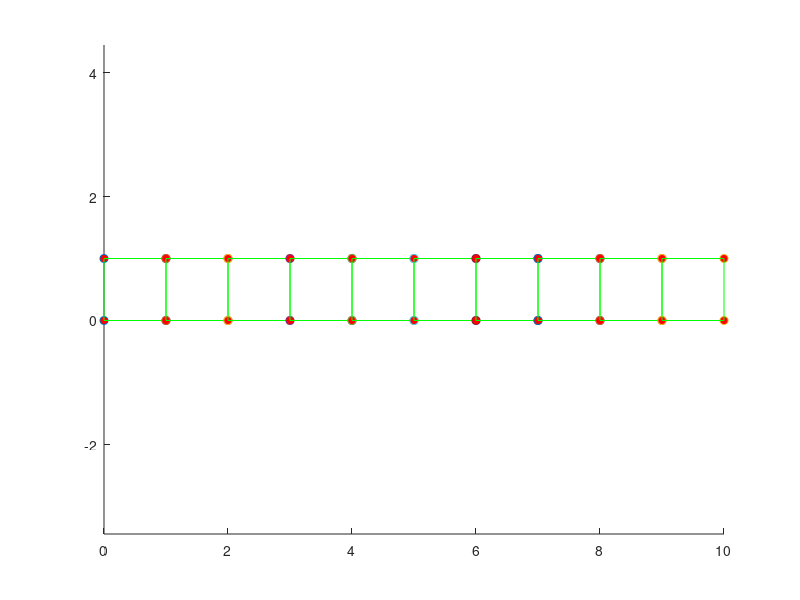
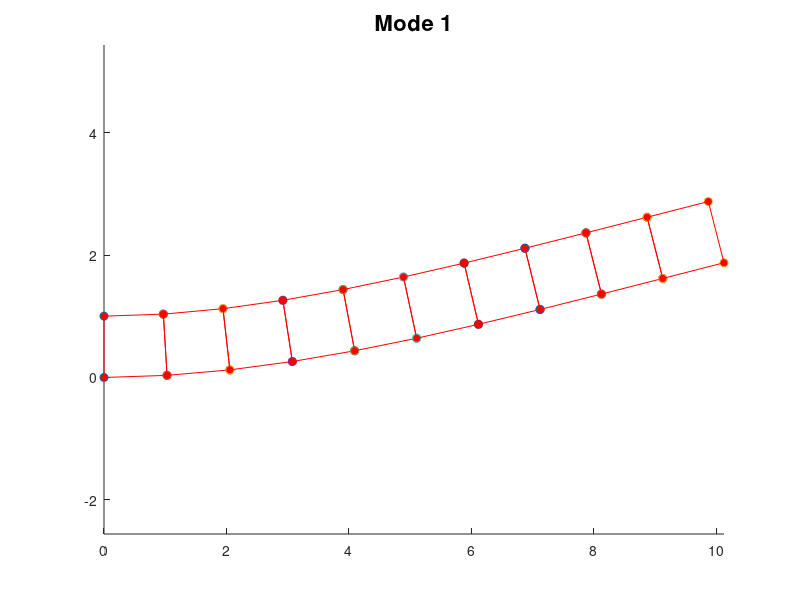
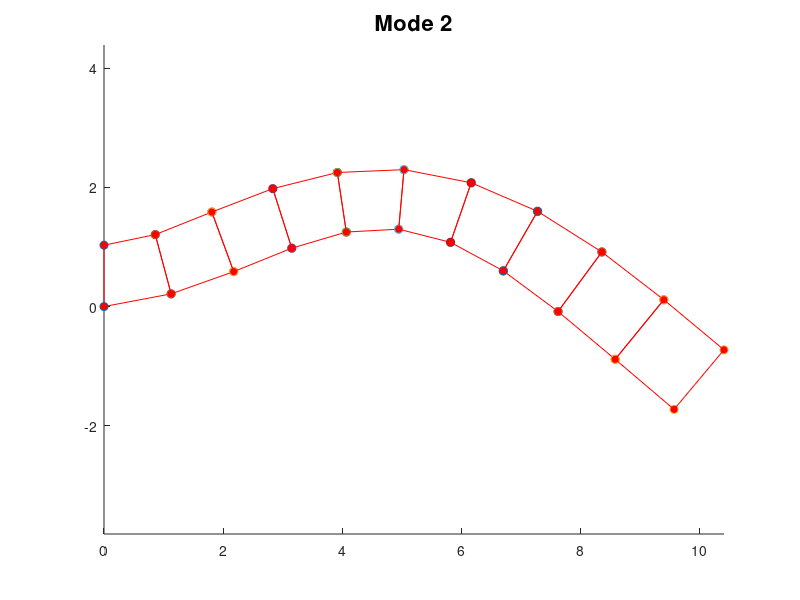
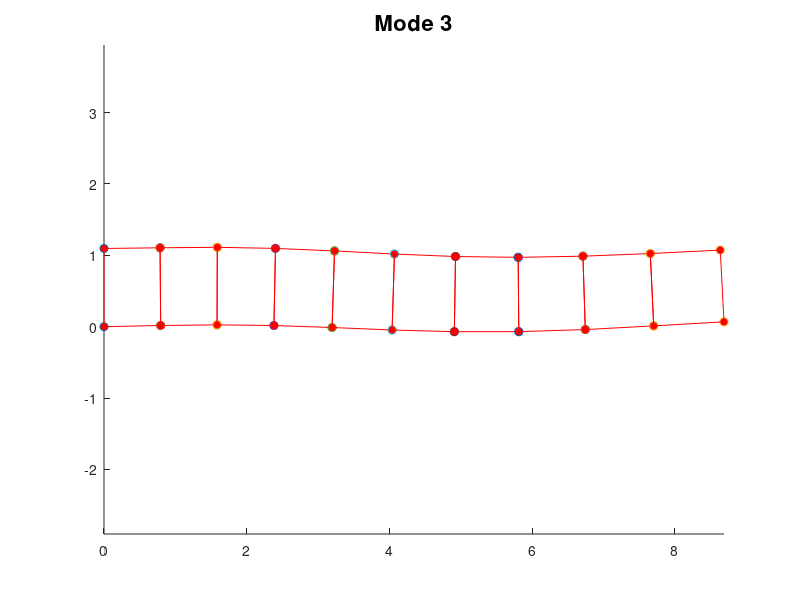

The MATLAB script that drew these images, in order:
function FEM_2Dor3D_modeshapes
%
%          Example 2D and 3D Dynamic Linear elastic FEM code
%          Plots first 4 vibration modes for an elastic solid.

%        Variables read from input file;
%        nprops              No. material parameters
%        materialprops(i)    List of material parameters
%        ncoord              No. spatial coords (2 for 2D, 3 for 3D)
%        ndof                No. degrees of freedom per node (2 for 2D, 3 for 3D)
%                            (here ndof=ncoord, but the program allows them to be different
%                            to allow extension to plate & beam elements with C^1 continuity)
%        nnode               No. nodes
%        coords(i,j)         ith coord of jth node, for i=1..ncoord; j=1..nnode
%        nelem               No. elements
%        maxnodes            Max no. nodes on any one element (used for array dimensioning)
%        nelnodes(i)         No. nodes on the ith element
%        elident(i)          An integer identifier for the ith element.  Not used
%                            in this code but could be used to switch on reduced integration,
%                            etc.
%        connect(i,j)        List of nodes on the jth element
%        nfix                Total no. prescribed displacements
%        fixnodes(i,j)       List of prescribed displacements at nodes
%                            fixnodes(1,j) Node number
%                            fixnodes(2,j) Displacement component number (1, 2 or 3)
%                            fixnodes(3,j) Value of the displacement
%        ndload              Total no. element faces subjected to tractions
%        dloads(i,j)         List of element tractions
%                            dloads(1,j) Element number
%                            dloads(2,j) face number
%                            dloads(3,j), dloads(4,j), dloads(5,j) Components of traction
%                            (assumed uniform) 
%
%  To run the program you first need to set up an input file, as described in 
%  the lecture notes.  Then change the fopen command below to point to the file.
%  Also change the fopen command in the post-processing step (near the bottom of the
%  program) to point to a suitable output file.  Then execute the file in
%  the usual fashion (e.g. hit the green arrow at the top of the MATLAB
%  editor window)
% 
%
% ==================== Read data from the input file ===========================
%
%
% YOU NEED TO CHANGE THE PATH & FILE NAME TO POINT TO YOUR INPUT FILE
%
infile=fopen('Linear_elastic_dynamic_beam.txt','r');

[nprops,materialprops,ncoord,ndof,nnode,coords,nelem,maxnodes,connect,nelnodes,elident,nfix,fixnodes,ndload,dloads] = read_input_file(infile);

fclose(infile);

% Plot the initial mesh as a check
close all
figure
plotmesh(coords,ncoord,nnode,connect,nelem,elident,nelnodes,'g');

%
%============================ MAIN FEM ANALYSIS PROCEDURE ========================
%
%   dofs        Nodal displacements.  Let u_i^a be ith displacement component
%               at jth node.  Then dofs contain (u_1^1, u_2^1, u_1^2, u_2^2....) for 2D
%               and (u_1^1, u_2^1, u_3^1, u_1^2, u_2^2, u_3^2....) for 3D
%
%   K           Global stiffness matrix.  Stored as (K_1111 K_1112  K_1121  K_1122...
%                                                    K_1211 K_1212  K_1221  K_1222...
%                                                    K_2111 K_2112  K_2121  K_2122...)
%               for 2D problem and similarly for 3D problem
%   r           Force vector.  Currently only includes contribution from tractions
%               acting on element faces (i.e. body forces are neglected)
%
  dofs = zeros(ndof*nnode,1);  
  
  lumpedmass = true;
  
  M = globalmass(ncoord,ndof,nnode,coords, ...
                 nelem,maxnodes,elident,lumpedmass,nelnodes,connect,materialprops);
  
  K = globalstiffness(ncoord,ndof,nnode,coords,nelem,maxnodes,elident,nelnodes,connect,materialprops,dofs);

  F = globaltraction(ncoord,ndof,nnode,ndload,coords,nelnodes,elident,connect,dloads,dofs);

%
%  Fix constrained nodes. 

  for n = 1: nfix
     rw = ndof*(fixnodes(1,n)-1) + fixnodes(2,n);
     for cl = 1 : ndof*nnode
        K(rw,cl) = 0;
        K(cl,rw) = 0.;
        M(rw,cl) = 0.;
        M(cl,rw) = 0.;
     end
     M(rw,rw) = 1.;
     F(rw) = fixnodes(3,n);
  end
 %
 %  Set up matrices to do modal dynamics
 %
 rootM = sqrtm(M);
 inverserootM = inv(rootM);

 H = inverserootM*(K*inverserootM);

 
 [Q,Lambda,QQ] = svd(H);

 % 
 % Sort eigenvalues into order
 %
 for i =1:ndof*nnode elist(i) = Lambda(i,i); end
 elist = sort(elist);
 %
 % Can specify which (non rigid body) mode to extract below
 %
 for mode = 1:4 
 %
   for i = 1 : nnode*ndof
     if ((Lambda(i,i) - elist(mode+3*(ndof-1)))^2 < 0.00000001) 
       mn = i;
     end
   end

   for i = 1 : nnode*ndof
     r(i,1) = Q(i,mn);
   end 

   u = inverserootM*r;
 
   scale = 3.;
   for i = 1 : nnode
     for j = 1 : ndof
       defcoords(j,i) = coords(j,i) + scale*u(ndof*(i-1)+j);
     end
   end
  figure
  plotmesh(defcoords,ncoord,nnode,connect,nelem,elident,nelnodes,'r')
  titstr = ['Mode ' int2str(mode)];
  title({titstr},'FontSize',16);
 end
end 

%================= Material Stiffness ==================================
%
%    Computes elasticity tensor C_{ijkl} = shear modulus and Poissons ratio
%    Currently coded either for plane strain, plane stress or general 3D.
%
function C = materialstiffness(ndof,ncoord,strain,materialprops)

   mu = materialprops(1);
   nu = materialprops(2);
   
   C = zeros(ndof,ncoord,ndof,ncoord);
   
   if (ncoord == 2)   

%  planestrain = 0 => plane stress, planestrain = 1 => plane strain
   planestrain = materialprops(3);
 
     for i = 1:2
       for j = 1:2
         for k = 1:2
           for l = 1:2
             if (planestrain==1) 
               if (i==j && k==l)
                   C(i,j,k,l) = C(i,j,k,l)+2*mu*nu/(1-2*nu);
               end
             else
               if (i==j && k==l)
                   C(i,j,k,l) = C(i,j,k,l)+2*mu*nu/(1-nu);
               end
             end
             if (i==l && k==j)
                 C(i,j,k,l) = C(i,j,k,l)+mu;
             end
             if (i==k && j==l)
                 C(i,j,k,l) = C(i,j,k,l)+mu;
             end
           end
         end
       end
     end
     
   elseif (ncoord == 3) 

     for i = 1:3 
       for j = 1:3
         for k = 1:3
           for l = 1:3
             if (i==j && k==l)
                 C(i,j,k,l)=C(i,j,k,l) + 2.*mu*nu/(1.-2.*nu);
             end
             if (i==k && j==l)
                 C(i,j,k,l)=C(i,j,k,l) + mu;
             end
             if (i==l && j==k)
                 C(i,j,k,l)=C(i,j,k,l) + mu;
             end
            end
          end
        end
      end
    end

end
%=========================== Mass density =======================

function rho = massdensity(materialprops)

rho = materialprops(3);

end

%================= Material Stress ==================================
%
%   Computes stress sigma_{ij} given strain epsilon_{ij}
%
function stress = materialstress(ndof,ncoord,strain,materialprops)

   C = materialstiffness(ndof,ncoord,strain,materialprops);
   stress = zeros(ndof,ncoord);
   for i = 1 : ndof
     for j = 1 : ncoord
        for k = 1 : ndof
          for l = 1: ncoord
            stress(i,j) = stress(i,j) + C(i,j,k,l)*strain(k,l);
          end
        end
     end
   end
  end
%
%====================== No. integration points =============================
%
%   Defines the number of integration points:be used for
%   each element type
%
function n = numberofintegrationpoints(ncoord,nelnodes,elident)
  
   if (ncoord == 1) 
     n = nelnodes;   
   elseif (ncoord == 2) 
     if (nelnodes == 3)
         n = 1;
     end
     if (nelnodes == 6)
         n = 3;
     end
     if (nelnodes == 4)
         n = 4;
     end
     if (nelnodes == 8)
         n = 9;
     end
   elseif (ncoord == 3) 
     if (nelnodes == 4)
         n = 1 ;
     end
     if (nelnodes == 10)
         n = 4;
     end
     if (nelnodes == 8)
         n = 8;
     end
     if (nelnodes == 20)
         n = 27;
     end
   end
end
%
%====================== No. integration points  for mass matrices =====================
%

function n = numberofintegrationpointsmass(ncoord,nelnodes,elident)
  
   if (ncoord == 1) 
     n = nelnodes;   
   elseif (ncoord == 2) 
     if (nelnodes == 3)
         n = 4;
     end
     if (nelnodes == 6)
         n = 7;
     end
     if (nelnodes == 4)
         n = 4;
     end
     if (nelnodes == 8)
         n = 9;
     end
   elseif (ncoord == 3) 
     if (nelnodes == 4)
         n = 4 ;
     end
     if (nelnodes == 10)
         n = 5;
     end
     if (nelnodes == 8)
         n = 27;
     end
     if (nelnodes == 20)
         n = 27;
     end
   end
end   
%
%====================== INTEGRATION POINTS ==================================
%
%   Defines positions of integration points
%
function xi = integrationpoints(ncoord,nelnodes,npoints,elident)

   xi = zeros(ncoord,npoints);
%
%  1D elements
%
   if (ncoord == 1) 
     if (npoints==1) 
       xi(1,1) = 0.;
     elseif (npoints == 2) 
       xi(1,1) = -0.5773502692;
       xi(1,2) = -xi(1,1);
     elseif (npoints == 3) 
       xi(1,1) = -0.7745966692;
       xi(1,2) = 0.0;
       xi(1,3) = -xi(1,1);
     end
%
%  2D elements
%
   elseif (ncoord == 2) 
%
%    Triangular element
%
     if ( nelnodes == 3 || nelnodes == 6 ) 
       if (npoints == 1) 
         xi(1,1) = 1./3.;
         xi(2,1) = 1./3.;
       elseif (npoints == 3) 
         xi(1,1) = 0.6;
         xi(2,1) = 0.2;
         xi(1,2) = 0.2;
         xi(2,2) = 0.6;
         xi(1,3) = 0.2;
         xi(2,3) = 0.2;
       elseif (npoints == 4) 
         xi(1,1) = 1./3.;
         xi(2,1) = 1./3.;
         xi(1,2) = 0.6;
         xi(2,2) = 0.2;
         xi(1,3) = 0.2;
         xi(2,3) = 0.6;
         xi(1,4) = 0.2;
         xi(2,4) = 0.2;
       elseif (npoints == 7)
         xi(1,1) = 1./3.0;
  	     xi(2,1) = xi(1,1);
	     xi(1,2) = 0.0597158717;
	     xi(2,2) = 0.4701420641;
         xi(1,3) = xi(2,2);
	     xi(2,3) = xi(1,2);
	     xi(1,4) = xi(2,2);
	     xi(2,4) = xi(2,2);
	     xi(1,5) = 0.7974269853;
	     xi(2,5) = 0.1012865073;
	   	 xi(1,6) = xi(2,5);
	     xi(2,6) = xi(1,5);
	     xi(1,7) = xi(2,5);
	     xi(2,7) = xi(2,5);
       end
%
%    Rectangular element
%                  
     elseif ( nelnodes==4 || nelnodes==8 ) 

       if (npoints == 1) 
         xi(1,1) = 0.;
         xi(2,1) = 0.;
       elseif (npoints == 4) 
         xi(1,1) = -0.5773502692;
         xi(2,1) = xi(1,1);
         xi(1,2) = -xi(1,1);
         xi(2,2) = xi(1,1);
         xi(1,3) = xi(1,1);
         xi(2,3) = -xi(1,1);
         xi(1,4) = -xi(1,1);
         xi(2,4) = -xi(1,1);
       elseif (npoints == 9) 
         xi(1,1) = -0.7745966692;
         xi(2,1) = xi(1,1);
         xi(1,2) = 0.0;
         xi(2,2) = xi(1,1);
         xi(1,3) = -xi(1,1);
         xi(2,3) = xi(1,1);
         xi(1,4) = xi(1,1);
         xi(2,4) = 0.0;
         xi(1,5) = 0.0;
         xi(2,5) = 0.0;
         xi(1,6) = -xi(1,1);
         xi(2,6) = 0.0;
         xi(1,7) = xi(1,1);
         xi(2,7) = -xi(1,1);
         xi(1,8) = 0.;
         xi(2,8) = -xi(1,1);
         xi(1,9) = -xi(1,1);
         xi(2,9) = -xi(1,1);
       end
     end
%
%   3D elements
%
   elseif (ncoord == 3) 
%
%  3D elements
%
     if (nelnodes == 4 || nelnodes==10 ) 
       if (npoints == 1) 
         xi(1,1) = 0.25;
         xi(2,1) = 0.25;
         xi(3,1) = 0.25;
       elseif (npoints == 4) 
         xi(1,1) = 0.58541020;
         xi(2,1) = 0.13819660;
         xi(3,1) = xi(2,1);
         xi(1,2) = xi(2,1);
         xi(2,2) = xi(1,1);
         xi(3,2) = xi(2,1);
         xi(1,3) = xi(2,1);
         xi(2,3) = xi(2,1);
         xi(3,3) = xi(1,1);
         xi(1,4) = xi(2,1);
         xi(2,4) = xi(2,1);
         xi(3,4) = xi(2,1);
        elseif (npoints == 5)
         xi(1,1) = 0.25;
         xi(2,1) = 0.25;
         xi(3,1) = 0.25;
         xi(1,2) = 0.5;
         xi(2,2) = 1./6.;
         xi(3,2) = 1./6.;
         xi(1,3) = 1./6.;
         xi(2,3) = 0.5;
         xi(3,3) = 1./6.;
         xi(1,4) = 1./6.;
         xi(2,4) = 1./6.;
         xi(3,4) = 0.5;
         xi(1,5) = 1./6.;
         xi(2,5) = 1./6.;
         xi(3,5) = 1./6.;
       end
     elseif ( nelnodes==8 || nelnodes==20 ) 
       if (npoints == 1) 
         xi(1,1) = 0.;
         xi(2,1) = 0.;
         xi(3,1) = 0.;
       elseif (npoints == 8) 
         x1D = [-0.5773502692,0.5773502692];
         for k = 1:2
           for j = 1:2 
             for i = 1:2
               n = 4*(k-1) + 2*(j-1) + i;
               xi(1,n) = x1D(i);
               xi(2,n) = x1D(j);
               xi(3,n) = x1D(k);
             end
           end
         end
       elseif (npoints == 27) 
         x1D = [-0.7745966692,0.,0.7745966692];
         for k = 1:3
           for j = 1:3
             for i = 1:3
               n = 9*(k-1) + 3*(j-1) + i;
               xi(1,n) = x1D(i);
               xi(2,n) = x1D(j);
               xi(3,n) = x1D(k);
             end
           end
         end
       end
     end
   end
end

%
%================= INTEGRATION WEIGHTS ==================================
%
%   Defines integration weights w_i
%
function w = integrationweights(ncoord,nelnodes,npoints,elident)

   w = zeros(npoints,1);

%
%  1D elements
%
   if (ncoord == 1) 
     if (npoints == 1)
       w(1) = 2.;
     elseif (npoints == 2) 
       w = [1.,1.];
     elseif (npoints == 3) 
       w = [0.555555555,0.888888888,0.555555555];
     end
%
%  2D elements
%
   elseif (ncoord == 2) 
%
%    Triangular element
%
     if ( nelnodes == 3 || nelnodes == 6 ) 
       if (npoints == 1) 
         w(1) = 0.5;
       elseif (npoints == 3) 
         w(1) = 1./6.;
         w(2) = 1./6.;
         w(3) = 1./6.;
       elseif (npoints == 4) 
         w = [-27./96.,25./96.,25/96.,25/96.];
       end
%
%    Rectangular element
%                  
     elseif ( nelnodes==4 || nelnodes==8 ) 

       if (npoints == 1) 
         w(1) = 4.;
       elseif (npoints == 4) 
         w = [1.,1.,1.,1.];
       elseif (npoints == 9 ) 
         w1D = [0.555555555,0.888888888,0.55555555555];
         for j = 1:3
           for i = 1:3
             n = 3*(j-1)+i;
             w(n) = w1D(i)*w1D(j);
           end
         end    
       end
     end 

   elseif (ncoord == 3) 
%
%  3D elements
%
     if (nelnodes == 4 || nelnodes==10 ) 
       if (npoints == 1) 
         w(1) = 1./6.;
       elseif (npoints == 4) 
         w = [1./24.,1./24.,1./24.,1./24.];
       end
     elseif ( nelnodes==8 || nelnodes==20 ) 
       if (npoints == 1) 
         w(1) = 8.;
       elseif (npoints == 8) 
         w = [1.,1.,1.,1.,1.,1.,1.,1.];
       elseif (npoints == 27) 
         w1D = [0.555555555,0.888888888,0.55555555555];
         for k = 1:3
           for j = 1:3
             for i = 1:3
               n = 9*(k-1)+3*(j-1)+i;
               w(n) = w1D(i)*w1D(j)*w1D(k);
             end
           end    
         end
       end
     end
   end
end

%
%================= SHAPE FUNCTIONS ==================================
%
%        Calculates shape functions for various element types
%
function N = shapefunctions(nelnodes,ncoord,elident,xi)
 

   N = zeros(nelnodes,1);
%
%  1D elements
%
  if (ncoord == 1) 
    if (nelnodes==2) 
      N(1) = 0.5*(1.+xi(1));
      N(2) = 0.5*(1.-xi(1));
    elseif (nelnodes == 3) 
      N(1) = -0.5*xi(1)*(1.-xi(1));
      N(2) =  0.5*xi(1)*(1.+xi(1));
      N(3) = (1.-xi(1))*(1.+xi(1));
    end
%
%  2D elements
%
   elseif (ncoord == 2) 
%
%    Triangular element
%
     if ( nelnodes == 3 ) 
       N(1) = xi(1);
       N(2) = xi(2);
       N(3) = 1.-xi(1)-xi(2);               
     elseif ( nelnodes == 6 ) 
       xi3 = 1.-xi(1)-xi(2);
       N(1) = (2.*xi(1)-1.)*xi(1);
       N(2) = (2.*xi(2)-1.)*xi(2);
       N(3) = (2.*xi3-1.)*xi3;
       N(4) = 4.*xi(1)*xi(2);
       N(5) = 4.*xi(2)*xi3;
       N(6) = 4.*xi3*xi(1);
%
%    Rectangular element
%                  
     elseif ( nelnodes == 4 ) 
       N(1) = 0.25*(1.-xi(1))*(1.-xi(2));
       N(2) = 0.25*(1.+xi(1))*(1.-xi(2));
       N(3) = 0.25*(1.+xi(1))*(1.+xi(2));
       N(4) = 0.25*(1.-xi(1))*(1.+xi(2));
     elseif (nelnodes == 8) 
       N(1) = -0.25*(1.-xi(1))*(1.-xi(2))*(1.+xi(1)+xi(2));
       N(2) = 0.25*(1.+xi(1))*(1.-xi(2))*(xi(1)-xi(2)-1.);
       N(3) = 0.25*(1.+xi(1))*(1.+xi(2))*(xi(1)+xi(2)-1.);
       N(4) = 0.25*(1.-xi(1))*(1.+xi(2))*(xi(2)-xi(1)-1.);
       N(5) = 0.5*(1.-xi(1)*xi(1))*(1.-xi(2));
       N(6) = 0.5*(1.+xi(1))*(1.-xi(2)*xi(2));
       N(7) = 0.5*(1.-xi(1)*xi(1))*(1.+xi(2));
       N(8) = 0.5*(1.-xi(1))*(1.-xi(2)*xi(2));
     end
%
   elseif (ncoord==3) 

     if (nelnodes == 4) 
       N(1) = xi(1);
       N(2) = xi(2);
       N(3) = xi(3);
       N(4) = 1.-xi(1)-xi(2)-xi(3);
     elseif (nelnodes == 10) 
       xi4 = 1.-xi(1)-xi(2)-xi(3);
       N(1) = (2.*xi(1)-1.)*xi(1);
       N(2) = (2.*xi(2)-1.)*xi(2);
       N(3) = (2.*xi(3)-1.)*xi(3);
       N(4) = (2.*xi4-1.)*xi4;
       N(5) = 4.*xi(1)*xi(2);
       N(6) = 4.*xi(2)*xi(3);
       N(7) = 4.*xi(3)*xi(1);
       N(8) = 4.*xi(1)*xi4;
       N(9) = 4.*xi(2)*xi4;
       N(10) = 4.*xi(3)*xi4;
     elseif (nelnodes == 8) 
       N(1) = (1.-xi(1))*(1.-xi(2))*(1.-xi(3))/8.;
       N(2) = (1.+xi(1))*(1.-xi(2))*(1.-xi(3))/8.;
       N(3) = (1.+xi(1))*(1.+xi(2))*(1.-xi(3))/8.;
       N(4) = (1.-xi(1))*(1.+xi(2))*(1.-xi(3))/8.;
       N(5) = (1.-xi(1))*(1.-xi(2))*(1.+xi(3))/8.;
       N(6) = (1.+xi(1))*(1.-xi(2))*(1.+xi(3))/8.;
       N(7) = (1.+xi(1))*(1.+xi(2))*(1.+xi(3))/8.;
       N(8) = (1.-xi(1))*(1.+xi(2))*(1.+xi(3))/8.;
     elseif (nelnodes == 20) 
       N(1) = (1.-xi(1))*(1.-xi(2))*(1.-xi(3))*(-xi(1)-xi(2)-xi(3)-2.)/8.;
       N(2) = (1.+xi(1))*(1.-xi(2))*(1.-xi(3))*(xi(1)-xi(2)-xi(3)-2.)/8.;
       N(3) = (1.+xi(1))*(1.+xi(2))*(1.-xi(3))*(xi(1)+xi(2)-xi(3)-2.)/8.;
       N(4) = (1.-xi(1))*(1.+xi(2))*(1.-xi(3))*(-xi(1)+xi(2)-xi(3)-2.)/8.;
       N(5) = (1.-xi(1))*(1.-xi(2))*(1.+xi(3))*(-xi(1)-xi(2)+xi(3)-2.)/8.;
       N(6) = (1.+xi(1))*(1.-xi(2))*(1.+xi(3))*(xi(1)-xi(2)+xi(3)-2.)/8.;
       N(7) = (1.+xi(1))*(1.+xi(2))*(1.+xi(3))*(xi(1)+xi(2)+xi(3)-2.)/8.;
       N(8) = (1.-xi(1))*(1.+xi(2))*(1.+xi(3))*(-xi(1)+xi(2)+xi(3)-2.)/8.;
       N(9)  = (1.-xi(1)^2)*(1.-xi(2))*(1.-xi(3))/4.;
       N(10) = (1.+xi(1))*(1.-xi(2)^2)*(1.-xi(3))/4.;
       N(11) = (1.-xi(1)^2)*(1.+xi(2))*(1.-xi(3))/4.;
       N(12) = (1.-xi(1))*(1.-xi(2)^2)*(1.-xi(3))/4.;
       N(13) = (1.-xi(1)^2)*(1.-xi(2))*(1.+xi(3))/4.;
       N(14) = (1.+xi(1))*(1.-xi(2)^2)*(1.+xi(3))/4.;
       N(15) = (1.-xi(1)^2)*(1.+xi(2))*(1.+xi(3))/4.;
       N(16) = (1.-xi(1))*(1.-xi(2)^2)*(1.+xi(3))/4.;
       N(17) = (1.-xi(1))*(1.-xi(2))*(1.-xi(3)^2)/4.;
       N(18) = (1.+xi(1))*(1.-xi(2))*(1.-xi(3)^2)/4.;
       N(19) = (1.+xi(1))*(1.+xi(2))*(1.-xi(3)^2)/4.;
       N(20) = (1.-xi(1))*(1.+xi(2))*(1.-xi(3)^2)/4.;
     end
   end

end

%
%================= SHAPE FUNCTION DERIVATIVES ======================
%
function dNdxi = shapefunctionderivs(nelnodes,ncoord,elident,xi)

  dNdxi = zeros(nelnodes,ncoord);
%
% 1D elements
%
  if (ncoord == 1) 
    if (nelnodes==2) 
      dNdxi(1,1) = 0.5;
      dNdxi(2,1) = -0.5;
    elseif (nelnodes == 3) 
      dNdxi(1,1) = -0.5+xi(1);
      dNdxi(2,1) =  0.5+xi(1);
      dNdxi(3,1) = -2.*xi(1);
    end
%
%  2D elements
%
   elseif (ncoord == 2) 
%
%    Triangular element
%
     if ( nelnodes == 3 ) 
       dNdxi(1,1) = 1.;
       dNdxi(2,2) = 1.;
       dNdxi(3,1) = -1.;
       dNdxi(3,2) = -1.;               
     elseif ( nelnodes == 6 ) 
       xi3 = 1.-xi(1)-xi(2);
       dNdxi(1,1) = 4.*xi(1)-1.;
       dNdxi(2,2) = 4.*xi(2)-1.;
       dNdxi(3,1) = -(4.*xi3-1.);
       dNdxi(3,2) = -(4.*xi3-1.);
       dNdxi(4,1) = 4.*xi(2);
       dNdxi(4,2) = 4.*xi(1);
       dNdxi(5,1) = -4.*xi(2);
       dNdxi(5,2) = -4.*xi(1);
       dNdxi(6,1) = 4.*xi3 - 4.*xi(1);
       dNdxi(6,2) = 4.*xi3 - 4.*xi(2);
%
%    Rectangular element
%                  
     elseif ( nelnodes == 4 ) 
       dNdxi(1,1) = -0.25*(1.-xi(2));
       dNdxi(1,2) = -0.25*(1.-xi(1));
       dNdxi(2,1) = 0.25*(1.-xi(2));
       dNdxi(2,2) = -0.25*(1.+xi(1));
       dNdxi(3,1) = 0.25*(1.+xi(2));
       dNdxi(3,2) = 0.25*(1.+xi(1));
       dNdxi(4,1) = -0.25*(1.+xi(2));
       dNdxi(4,2) = 0.25*(1.-xi(1));
     elseif (nelnodes == 8) 
       dNdxi(1,1) = 0.25*(1.-xi(2))*(2.*xi(1)+xi(2));
       dNdxi(1,2) = 0.25*(1.-xi(1))*(xi(1)+2.*xi(2));
       dNdxi(2,1) = 0.25*(1.-xi(2))*(2.*xi(1)-xi(2));
       dNdxi(2,2) = 0.25*(1.+xi(1))*(2.*xi(2)-xi(1));
       dNdxi(3,1) = 0.25*(1.+xi(2))*(2.*xi(1)+xi(2));
       dNdxi(3,2) = 0.25*(1.+xi(1))*(2.*xi(2)+xi(1));
       dNdxi(4,1) = 0.25*(1.+xi(2))*(2.*xi(1)-xi(2));
       dNdxi(4,2) = 0.25*(1.-xi(1))*(2.*xi(2)-xi(1));
       dNdxi(5,1) = -xi(1)*(1.-xi(2));
       dNdxi(5,2) = -0.5*(1.-xi(1)*xi(1));
       dNdxi(6,1) = 0.5*(1.-xi(2)*xi(2));
       dNdxi(6,2) = -(1.+xi(1))*xi(2);
       dNdxi(7,1) = -xi(1)*(1.+xi(2));
       dNdxi(7,2) = 0.5*(1.-xi(1)*xi(1));
       dNdxi(8,1) = -0.5*(1.-xi(2)*xi(2));
       dNdxi(8,2) = -(1.-xi(1))*xi(2);
      end
%
%    3D elements
%
   elseif (ncoord==3) 

     if (nelnodes == 4) 
       dNdxi(1,1) = 1.;
       dNdxi(2,2) = 1.;
       dNdxi(3,3) = 1.;
       dNdxi(4,1) = -1.;
       dNdxi(4,2) = -1.;
       dNdxi(4,3) = -1.;
     elseif (nelnodes == 10) 
       xi4 = 1.-xi(1)-xi(2)-xi(3);
       dNdxi(1,1) = (4.*xi(1)-1.);
       dNdxi(2,2) = (4.*xi(2)-1.);
       dNdxi(3,3) = (4.*xi(3)-1.);
       dNdxi(4,1) = -(4.*xi4-1.);
       dNdxi(4,2) = -(4.*xi4-1.);
       dNdxi(4,3) = -(4.*xi4-1.);
       dNdxi(5,1) = 4.*xi(2);
       dNdxi(5,2) = 4.*xi(1);
       dNdxi(6,2) = 4.*xi(3);
       dNdxi(6,3) = 4.*xi(2);
       dNdxi(7,1) = 4.*xi(3);
       dNdxi(7,3) = 4.*xi(1); 
       dNdxi(8,1) = 4.*(xi4-xi(1));
       dNdxi(8,2) = -4.*xi(1);
       dNdxi(8,3) = -4.*xi(1);
       dNdxi(9,1) = -4.*xi(2);
       dNdxi(9,2) = 4.*(xi4-xi(2));
       dNdxi(9,3) = -4.*xi(2);
       dNdxi(10,1) = -4.*xi(3)*xi4;
       dNdxi(10,2) = -4.*xi(3);
       dNdxi(10,3) = 4.*(xi4-xi(3));
     elseif (nelnodes == 8) 
       dNdxi(1,1) = -(1.-xi(2))*(1.-xi(3))/8.;
       dNdxi(1,2) = -(1.-xi(1))*(1.-xi(3))/8.;
       dNdxi(1,3) = -(1.-xi(1))*(1.-xi(2))/8.;
       dNdxi(2,1) = (1.-xi(2))*(1.-xi(3))/8.;
       dNdxi(2,2) = -(1.+xi(1))*(1.-xi(3))/8.;
       dNdxi(2,3) = -(1.+xi(1))*(1.-xi(2))/8.;
       dNdxi(3,1) = (1.+xi(2))*(1.-xi(3))/8.;
       dNdxi(3,2) = (1.+xi(1))*(1.-xi(3))/8.;
       dNdxi(3,3) = -(1.+xi(1))*(1.+xi(2))/8.;
       dNdxi(4,1) = -(1.+xi(2))*(1.-xi(3))/8.;
       dNdxi(4,2) = (1.-xi(1))*(1.-xi(3))/8.;
       dNdxi(4,3) = -(1.-xi(1))*(1.+xi(2))/8.;
       dNdxi(5,1) = -(1.-xi(2))*(1.+xi(3))/8.;
       dNdxi(5,2) = -(1.-xi(1))*(1.+xi(3))/8.;
       dNdxi(5,3) = (1.-xi(1))*(1.-xi(2))/8.;
       dNdxi(6,1) = (1.-xi(2))*(1.+xi(3))/8.;
       dNdxi(6,2) = -(1.+xi(1))*(1.+xi(3))/8.;
       dNdxi(6,3) = (1.+xi(1))*(1.-xi(2))/8.;
       dNdxi(7,1) = (1.+xi(2))*(1.+xi(3))/8.;
       dNdxi(7,2) = (1.+xi(1))*(1.+xi(3))/8.;
       dNdxi(7,3) = (1.+xi(1))*(1.+xi(2))/8.;
       dNdxi(8,1) = -(1.+xi(2))*(1.+xi(3))/8.;
       dNdxi(8,2) = (1.-xi(1))*(1.+xi(3))/8.;
       dNdxi(8,3) = (1.-xi(1))*(1.+xi(2))/8.;
     elseif (nelnodes == 20) 
       dNdxi(1,1) = (-(1.-xi(2))*(1.-xi(3))*(-xi(1)-xi(2)-xi(3)-2.)-(1.-xi(1))*(1.-xi(2))*(1.-xi(3)))/8.;
       dNdxi(1,2) = (-(1.-xi(1))*(1.-xi(3))*(-xi(1)-xi(2)-xi(3)-2.)-(1.-xi(1))*(1.-xi(2))*(1.-xi(3)))/8.;
       dNdxi(1,3) = (-(1.-xi(1))*(1.-xi(2))*(-xi(1)-xi(2)-xi(3)-2.)-(1.-xi(1))*(1.-xi(2))*(1.-xi(3)))/8.;

       dNdxi(2,1) = ((1.-xi(2))*(1.-xi(3))*(xi(1)-xi(2)-xi(3)-2.)+(1.+xi(1))*(1.-xi(2))*(1.-xi(3)))/8.;
       dNdxi(2,2) = (-(1.+xi(1))*(1.-xi(3))*(xi(1)-xi(2)-xi(3)-2.)-(1.+xi(1))*(1.-xi(2))*(1.-xi(3)))/8.;
       dNdxi(2,3) = (-(1.+xi(1))*(1.-xi(2))*(xi(1)-xi(2)-xi(3)-2.)-(1.+xi(1))*(1.-xi(2))*(1.-xi(3)))/8.;

       dNdxi(3,1) = ((1.+xi(2))*(1.-xi(3))*(xi(1)+xi(2)-xi(3)-2.)+(1.+xi(1))*(1.+xi(2))*(1.-xi(3)))/8.;
       dNdxi(3,2) = ((1.+xi(1))*(1.-xi(3))*(xi(1)+xi(2)-xi(3)-2.)+(1.+xi(1))*(1.+xi(2))*(1.-xi(3)))/8.;
       dNdxi(3,3) = (-(1.+xi(1))*(1.+xi(2))*(xi(1)+xi(2)-xi(3)-2.)-(1.+xi(1))*(1.+xi(2))*(1.-xi(3)))/8.;

       dNdxi(4,1) = (-(1.+xi(2))*(1.-xi(3))*(-xi(1)+xi(2)-xi(3)-2.)-(1.-xi(1))*(1.+xi(2))*(1.-xi(3)))/8.;
       dNdxi(4,2) = ((1.-xi(1))*(1.-xi(3))*(-xi(1)+xi(2)-xi(3)-2.)+(1.-xi(1))*(1.+xi(2))*(1.-xi(3)))/8.;
       dNdxi(4,3) = (-(1.-xi(1))*(1.+xi(2))*(-xi(1)+xi(2)-xi(3)-2.)-(1.-xi(1))*(1.+xi(2))*(1.-xi(3)))/8.;
       dNdxi(5,1) = (-(1.-xi(2))*(1.+xi(3))*(-xi(1)-xi(2)+xi(3)-2.)-(1.-xi(1))*(1.-xi(2))*(1.+xi(3)))/8.;
       dNdxi(5,2) = (-(1.-xi(1))*(1.+xi(3))*(-xi(1)-xi(2)+xi(3)-2.)-(1.-xi(1))*(1.-xi(2))*(1.+xi(3)))/8.;
       dNdxi(5,3) = ((1.-xi(1))*(1.-xi(2))*(-xi(1)-xi(2)+xi(3)-2.)+(1.-xi(1))*(1.-xi(2))*(1.+xi(3)))/8.;
       dNdxi(6,1) = ((1.-xi(2))*(1.+xi(3))*(xi(1)-xi(2)+xi(3)-2.)+(1.+xi(1))*(1.-xi(2))*(1.+xi(3)))/8.;
       dNdxi(6,2) = (-(1.+xi(1))*(1.+xi(3))*(xi(1)-xi(2)+xi(3)-2.)-(1.+xi(1))*(1.-xi(2))*(1.+xi(3)))/8.;
       dNdxi(6,3) = ((1.+xi(1))*(1.-xi(2))*(xi(1)-xi(2)+xi(3)-2.)+(1.+xi(1))*(1.-xi(2))*(1.+xi(3)))/8.;
       dNdxi(7,1) = ((1.+xi(2))*(1.+xi(3))*(xi(1)+xi(2)+xi(3)-2.)+(1.+xi(1))*(1.+xi(2))*(1.+xi(3)))/8.;
       dNdxi(7,2) = ((1.+xi(1))*(1.+xi(3))*(xi(1)+xi(2)+xi(3)-2.)+(1.+xi(1))*(1.+xi(2))*(1.+xi(3)))/8.;
       dNdxi(7,3) = ((1.+xi(1))*(1.+xi(2))*(xi(1)+xi(2)+xi(3)-2.)+(1.+xi(1))*(1.+xi(2))*(1.+xi(3)))/8.;
       dNdxi(8,1) = (-(1.+xi(2))*(1.+xi(3))*(-xi(1)+xi(2)+xi(3)-2.)-(1.-xi(1))*(1.+xi(2))*(1.+xi(3)))/8.;
       dNdxi(8,2) = ((1.-xi(1))*(1.+xi(3))*(-xi(1)+xi(2)+xi(3)-2.)+(1.-xi(1))*(1.+xi(2))*(1.+xi(3)))/8.;
       dNdxi(8,3) = ((1.-xi(1))*(1.+xi(2))*(-xi(1)+xi(2)+xi(3)-2.)+(1.-xi(1))*(1.+xi(2))*(1.+xi(3)))/8.;
       dNdxi(9,1)  = -2.*xi(1)*(1.-xi(2))*(1.-xi(3))/4.;
       dNdxi(9,2)  = -(1.-xi(1)^2)*(1.-xi(3))/4.;
       dNdxi(9,3)  = -(1.-xi(1)^2)*(1.-xi(2))/4.;
       dNdxi(10,1)  = (1.-xi(2)^2)*(1.-xi(3))/4.;
       dNdxi(10,2)  = -2.*xi(2)*(1.+xi(1))*(1.-xi(3))/4.;
       dNdxi(10,3)  = -(1.-xi(2)^2)*(1.+xi(1))/4.;
       dNdxi(11,1)  = -2.*xi(1)*(1.+xi(2))*(1.-xi(3))/4.;
       dNdxi(11,2)  = (1.-xi(1)^2)*(1.-xi(3))/4.;
       dNdxi(11,3)  = -(1.-xi(1)^2)*(1.+xi(2))/4.;
       dNdxi(12,1)  = -(1.-xi(2)^2)*(1.-xi(3))/4.;
       dNdxi(12,2)  = -2.*xi(2)*(1.-xi(1))*(1.-xi(3))/4.;
       dNdxi(12,3)  = -(1.-xi(2)^2)*(1.-xi(1))/4.;
       dNdxi(13,1)  = -2.*xi(1)*(1.-xi(2))*(1.+xi(3))/4.;
       dNdxi(13,2)  = -(1.-xi(1)^2)*(1.+xi(3))/4.;
       dNdxi(13,3)  = (1.-xi(1)^2)*(1.-xi(2))/4.;
       dNdxi(14,1)  = (1.-xi(2)^2)*(1.+xi(3))/4.;
       dNdxi(14,2)  = -2.*xi(2)*(1.+xi(1))*(1.+xi(3))/4.;
       dNdxi(14,3)  = (1.-xi(2)^2)*(1.+xi(1))/4.;
       dNdxi(15,1)  = -2.*xi(1)*(1.+xi(2))*(1.+xi(3))/4.;
       dNdxi(15,2)  =  (1.-xi(1)^2)*(1.+xi(3))/4.;
       dNdxi(15,3)  = (1.-xi(1)^2)*(1.+xi(2))/4.;
       dNdxi(16,1)  = -(1.-xi(2)^2)*(1.+xi(3))/4.;
       dNdxi(16,2)  = -2.*xi(2)*(1.-xi(1))*(1.+xi(3))/4.;
       dNdxi(16,3)  = (1.-xi(2)^2)*(1.-xi(1))/4.;
       dNdxi(17,1) = -(1.-xi(2))*(1.-xi(3)^2)/4.;
       dNdxi(17,2) = -(1.-xi(1))*(1.-xi(3)^2)/4.;
       dNdxi(17,3) = -xi(3)*(1.-xi(1))*(1.-xi(2))/2.;
       dNdxi(18,1) = (1.-xi(2))*(1.-xi(3)^2)/4.;
       dNdxi(18,2) = -(1.+xi(1))*(1.-xi(3)^2)/4.;
       dNdxi(18,3) = -xi(3)*(1.+xi(1))*(1.-xi(2))/2.;
       dNdxi(19,1) = (1.+xi(2))*(1.-xi(3)^2)/4.;
       dNdxi(19,2) = (1.+xi(1))*(1.-xi(3)^2)/4.;
       dNdxi(19,3) = -xi(3)*(1.+xi(1))*(1.+xi(2))/2.;
       dNdxi(20,1) = -(1.+xi(2))*(1.-xi(3)^2)/4.;
       dNdxi(20,2) = (1.-xi(1))*(1.-xi(3)^2)/4.;
       dNdxi(20,3) = -xi(3)*(1.-xi(1))*(1.+xi(2))/2.;
     end
   end

end
%
%================= ELEMENT MASS MATRIX ====================================
%
function mel = elmass(ncoord,ndof,nelnodes,elident,lumpedmass,coord,materialprops)
%
%  Assemble the (consistent) element mass matrix
%
%    Arguments:
%
%      ncoord             No. coordinates (2 or 3 for 2D or 3D problem)
%      ndof               No. degrees of freedom per node (often ndof = ncoord)
%      nelnodes           No. nodes on the element
%      elident            Element identifier (not used here - for future enhancements!)
%      coords[i,a]        ith coord of ath node
%      materialprops      Material properties passed on to constitutive procedures
%      displacement[i,a]  ith displacement component at ath node
%
%   Local variables
%      npoints            No. integration points
%      xi[i,inpt]         ith local coord of integration point no. intpt
%      w[intpt]           weight for integration point no. intpt
%      N[a]               Shape function associated with ath node on element
%      dNdxi[a,i]         Derivative of ath shape function wrt ith local coord
%      dNdx[a,i]          Derivative of ath shape function wrt ith global coord
%      dxdxi[i,j]         Derivative of ith global coord wrt jth local coord
%      dxidx[i,j]         Derivative of ith local coord wrt jth global coord
%      det                Determinant of jacobian

   npoints = numberofintegrationpointsmass(ncoord,nelnodes,elident);
   xi = zeros(ncoord,1);
   dxdxi = zeros(ncoord,ncoord);
   mel = zeros(ndof*nelnodes,ndof*nelnodes);
%
%  Set up integration points and weights    
%
   xilist = integrationpoints(ncoord,nelnodes,npoints,elident);
   w = integrationweights(ncoord,nelnodes,npoints,elident);
%
%  Loop over the integration points
%
   for intpt = 1 : npoints

%     Compute shape functions and derivatives wrt local coords
%
      for i = 1 : ncoord
        xi(i) = xilist(i,intpt);
      end    
      N = shapefunctions(nelnodes,ncoord,elident,xi);
      dNdxi = shapefunctionderivs(nelnodes,ncoord,elident,xi);
%
%     Compute the jacobian matrix and its determinant
%
      for i = 1 : ncoord
        for j = 1 : ncoord
          dxdxi(i,j) = 0.;
          for a = 1 : nelnodes
            dxdxi(i,j) = dxdxi(i,j) + coord(i,a)*dNdxi(a,j);
          end
        end
      end

      dt = det(dxdxi);
   
      rho = massdensity(materialprops);

      for a = 1 : nelnodes
        for b = 1 : nelnodes
           for i = 1 : ndof
              row = ndof*(a-1)+i;
              col = ndof*(b-1)+i;
              mel(col,row) = mel(col,row) + ...
                                  rho*N(b)*N(a)*w(intpt)*dt;
           end
        end
      end
   end
%
% Evaluate a lumped mass matrix using the row sum method
%
  if (lumpedmass) 
    for a = 1 : nelnodes*ndof
       for b = 1 : nelnodes*ndof
          if (a ~= b)
            mel(a,a) = mel(a,a) + mel(a,b);
            mel(a,b) = 0.;
          end
       end
    end
  end
end



%
%================= ELEMENT STIFFNESS MATRIX ================================
%
function kel = elstif(ncoord,ndof,nelnodes,elident,coord,materialprops,displacement)
%
%  Assemble the element stiffness
%
%    Arguments;
%
%      ncoord             No. coordinates (2 or 3 for 2D or 3D problem)
%      ndof               No. degrees of freedom per node (often ndof = ncoord)
%      nelnodes           No. nodes on the element
%      elident            Element identifier (not used here - for future enhancements!)
%      coords(i,a)        ith coord of ath node
%      materialprops      Material properties passed on:constitutive procedures
%      displacement(i,a)  ith displacement component at ath node
%
%   Local variables
%      npoints            No. integration points
%      xi(i,inpt)         ith local coord of integration point no. intpt
%      w(intpt)           weight for integration point no. intpt
%      N(a)               Shape function associated with ath node on element
%      dNdxi(a,i)         Derivative of ath shape function wrt ith local coord
%      dNdx(a,i)          Derivative of ath shape function wrt ith global coord
%      dxdxi(i,j)         Derivative of ith global coord wrt jth local coord
%      dxidx(i,j)         Derivative of ith local coord wrt jth global coord
%      det                Determinant of jacobian
%      strain(i,j)        strain_ij components
%      dsde(i,j,k,l)      Derivative of stress_ij with respect:strain_kl
%      kel(row,col)       Rows && cols of element stiffness
%
%
   npoints = numberofintegrationpoints(ncoord,nelnodes,elident);
   dNdx = zeros(nelnodes,ncoord);
   dxdxi = zeros(ncoord,ncoord);
   strain = zeros(ndof,ncoord);
   kel = zeros(ndof*nelnodes,ndof*nelnodes);
%
%  Set up integration points && weights    
%
   xilist = integrationpoints(ncoord,nelnodes,npoints,elident);
   w = integrationweights(ncoord,nelnodes,npoints,elident);
%
%  Loop over the integration points
%
   for intpt = 1:npoints

%     Compute shape functions && derivatives wrt local coords
%
      for i = 1:ncoord
        xi(i) = xilist(i,intpt);
      end      
      N = shapefunctions(nelnodes,ncoord,elident,xi);
      dNdxi = shapefunctionderivs(nelnodes,ncoord,elident,xi);

      
%
%     Compute the jacobian matrix && its determinant
%
      for i = 1:ncoord
        for j = 1:ncoord
          dxdxi(i,j) = 0.;
          for a = 1:nelnodes
            dxdxi(i,j) = dxdxi(i,j) + coord(i,a)*dNdxi(a,j);
          end
        end
      end
      
      dxidx = inv(dxdxi);
      dt = det(dxdxi);
%
%     Convert shape function derivatives:derivatives wrt global coords
%
      for a = 1:nelnodes
        for i = 1:ncoord
          dNdx(a,i) = 0.;
          for j = 1:ncoord
            dNdx(a,i) = dNdx(a,i) + dNdxi(a,j)*dxidx(j,i);
          end
        end
      end
%
%     Compute the (infinitesimal) strain by differentiating displacements
%     This step is not really necessary for linear elasticity calculations
%     where stiffness is independent of strain.  It is included:allow
%     extension:nonlinear materials later.
%
      for i = 1:ncoord
         for j = 1:ncoord
            strain(i,j) = 0.;
            for a = 1:nelnodes
              strain(i,j) = strain(i,j) + 0.5*(displacement(i,a)*dNdx(a,j)+displacement(j,a)*dNdx(a,i));
            end
         end
      end
%
%     Compute the material tangent stiffness (d stress/d strain)
%     ds/de is just C_ijkl for linear elasticity - this notation is used
%     to allow extension to nonlinear problems
%
      dsde = materialstiffness(ndof,ncoord,strain,materialprops);
%
%     Compute the element stiffness
%             
      for a = 1:nelnodes
        for i = 1:ndof
          for b = 1:nelnodes
            for k = 1:ndof
              row = ndof*(a-1)+i;
              col = ndof*(b-1)+k;
              for j = 1:ncoord
                for l = 1:ncoord
                  kel(col,row) = kel(col,row) + dsde(i,j,k,l)*dNdx(b,l)*dNdx(a,j)*w(intpt)*dt;
                end
              end
            end
          end
        end
      end
   end

end


 %====================== No. nodes on element faces ================
%
%   This procedure returns the number of nodes on each element face
%   for various element types.  This info is needed for computing
%   the surface integrals associated with the element traction vector
%
function n = nfacenodes(ncoord,nelnodes,elident,face)
   if (ncoord == 2) 
     if (nelnodes == 3 || nelnodes == 4)
         n = 2;
     elseif (nelnodes == 6 || nelnodes == 8)
         n=3;
     end
   elseif (ncoord == 3) 
     if (nelnodes == 4)
         n = 3;
     elseif (nelnodes == 10)
         n = 6;
     elseif (nelnodes == 8)
         n = 4;
     elseif (nelnodes == 20)
         n = 8;
     end
   end
end
%======================= Lists of nodes on element faces =============
%
%    This procedure returns the list of nodes on an element face
%    The nodes are ordered so that the element face forms either
%    a 1D line element or a 2D surface element for 2D or 3D problems
%
function list = facenodes(ncoord,nelnodes,elident,face)

   i3 = [2,3,1];
   i4 = [2,3,4,1]; 

   list = zeros(nfacenodes(ncoord,nelnodes,face),1);

   if (ncoord == 2) 
     if (nelnodes == 3) 
       list(1) = face;
       list(2) = i3(face);
     elseif (nelnodes == 6) 
       list(1) = face;
       list(2) = i3(face);
       list(3) = face+3;
     elseif (nelnodes==4) 
       list(1) = face;
       list(2) = i4(face);
     elseif (nelnodes==8) 
       list(1) = face;
       list(2) = i4(face);
       list(3) = face+4;
     end
   elseif (ncoord == 3) 
     if (nelnodes==4) 
       if   (face == 1)
           list = [1,2,3];
       elseif (face == 2)
           list = [1,4,2];
       elseif (face == 3)
           list = [2,4,3];
       elseif (face == 4)
           list = [3,4,1];
       end
     elseif (nelnodes == 10) 
       if   (face == 1)
           list = [1,2,3,5,6,7];
       elseif (face == 2)
           list = [1,4,2,8,9,5];
       elseif (face == 3)
           list = [2,4,3,9,10,6];
       elseif (face == 4)
           list = [3,4,1,10,8,7];
       end
     elseif (nelnodes == 8) 
       if   (face == 1)
           list = [1,2,3,4];
       elseif (face == 2)
           list = [5,8,7,6];
       elseif (face == 3)
           list = [1,5,6,2];
       elseif (face == 4)
           list = [2,3,7,6];
       elseif (face == 5)
           list = [3,7,8,4];
       elseif (face == 6)
           list = [4,8,5,1];
       end
     elseif (nelnodes == 20)  
       if   (face == 1)
           list = [1,2,3,4,9,10,11,12];
       elseif (face == 2)
           list = [5,8,7,6,16,15,14,13];
       elseif (face == 3)
           list = [1,5,6,2,17,13,18,9];
       elseif (face == 4)
           list = [2,6,7,3,18,14,19,10];
       elseif (face == 5)
           list = [3,7,8,4,19,15,20,11];
       elseif (face == 6)
           list = [4,8,5,1,20,16,17,12];
       end
     end
   end
end
%
%====================== ELEMENT DISTRIBUTED LOAD VECTOR ==============
%
function r = eldload(ncoord,ndof,nfacenodes,elident,coords,traction)

  npoints = numberofintegrationpoints(ncoord-1,nfacenodes);
  xi = zeros(ncoord-1,1);
  dxdxi = zeros(ncoord,ncoord-1);
  r = zeros(ndof*nfacenodes,1);
   
  xilist = integrationpoints(ncoord-1,nfacenodes,npoints);
  w = integrationweights(ncoord-1,nfacenodes,npoints);

  for intpt = 1:npoints

    for i = 1:ncoord-1
      xi(i) = xilist(i,intpt);
    end

    N = shapefunctions(nfacenodes,ncoord-1,elident,xi);
    dNdxi = shapefunctionderivs(nfacenodes,ncoord-1,elident,xi);
%
%     Compute the jacobian matrix && its determinant
%
    for i = 1:ncoord
      for j = 1:ncoord-1
        dxdxi(i,j) = 0.;
        for a = 1:nfacenodes
          dxdxi(i,j) = dxdxi(i,j) + coords(i,a)*dNdxi(a,j);
        end
      end
    end
    if (ncoord == 2) 
      dt = sqrt(dxdxi(1,1)^2+dxdxi(2,1)^2);
    elseif (ncoord == 3) 
      dt = sqrt( ((dxdxi(2,1)*dxdxi(3,2))-(dxdxi(2,2)*dxdxi(3,1)))^2 ...
          + ((dxdxi(1,1)*dxdxi(3,2))-(dxdxi(1,2)*dxdxi(3,1)))^2 ...
          + ((dxdxi(1,1)*dxdxi(2,2))-(dxdxi(1,2)*dxdxi(2,1)))^2 );
    end
   for a = 1:nfacenodes
      for i = 1:ndof
        row = ndof*(a-1)+i;
        r(row) = r(row) + N(a)*traction(i)*w(intpt)*dt;
      end
    end
  end
end
%
%====================== Assemble the global mass matrix =================
%
function M = globalmass(ncoord,ndof,nnode,coords,nelem,maxnodes,elident,lumpedmass,nelnodes,connect,materialprops)

%
%   Assemble the global mass matrix
%

   M = zeros(ndof*nnode,ndof*nnode);
   lmncoord = zeros(ncoord,maxnodes);
%
%   Loop over all the elements
%
   for lmn =  1 : nelem
%
%   Extract coords of nodes, DOF for the current element
%
      for a =  1 : nelnodes(lmn)
        for i = 1 : ncoord
          lmncoord(i,a) = coords(i,connect(a,lmn));
        end
      end
    n = nelnodes(lmn);
    ident = elident(lmn);
    mel = elmass(ncoord,ndof,n,ident,lumpedmass,lmncoord,materialprops);
%
%   Add the current element stiffness to the global stiffness
%
    for a = 1 : nelnodes(lmn)
        for i = 1: ndof
        for b = 1 : nelnodes(lmn)
          for k = 1 : ndof
            rw = ndof*(connect(a,lmn)-1)+i;
            cl = ndof*(connect(b,lmn)-1)+k;
            M(rw,cl) = M(rw,cl) + mel(ndof*(a-1)+i,ndof*(b-1)+k);
          end
        end
        end
    end
   end
  
  end

%
%====================== Assemble the global stiffness matrix =================
%
function Stif = globalstiffness(ncoord,ndof,nnode,coords,nelem,maxnodes,elident,nelnodes,connect,materialprops,dofs)
%
%   Assemble the global stiffness matrix
%

   Stif = zeros(ndof*nnode,ndof*nnode);
   lmncoord = zeros(ncoord,maxnodes);
   lmndof = zeros(ndof,maxnodes);
%
%   Loop over all the elements
%
   for lmn = 1:nelem
%
%   Extract coords of nodes, DOF for the current element
%
      for a = 1:nelnodes(lmn)
        for i = 1:ncoord
          lmncoord(i,a) = coords(i,connect(a,lmn));
        end
        for i = 1:ndof
          lmndof(i,a) = dofs(ndof*(connect(a,lmn)-1)+i);
        end
      end
    n = nelnodes(lmn);
    ident = elident(lmn);
    kel = elstif(ncoord,ndof,n,ident,lmncoord,materialprops,lmndof);
%
%   Add the current element stiffness:the global stiffness
%
    for a = 1:nelnodes(lmn)
      for i = 1:ndof
        for b = 1:nelnodes(lmn)
          for k = 1:ndof
            rw = ndof*(connect(a,lmn)-1)+i;
            cl = ndof*(connect(b,lmn)-1)+k;
            Stif(rw,cl) = Stif(rw,cl) + kel(ndof*(a-1)+i,ndof*(b-1)+k);
          end
        end
      end
    end
   end
end
%
%===================== Assemble the global traction vector =============
%
function r = globaltraction(ncoord,ndof,nnodes,ndload,coords,nelnodes,elident,connect,dloads,dofs)

   r = zeros(ndof*nnodes,1);
   traction = zeros(ndof,1);

   for load = 1:ndload
%
%     Extract the coords of the nodes on the appropriate element face
%
      lmn = dloads(1,load);
      face = dloads(2,load);
      n = nelnodes(lmn);
      ident = elident(lmn);
      nfnodes = nfacenodes(ncoord,n,ident,face); 
      nodelist = facenodes(ncoord,n,ident,face);     
      lmncoord = zeros(ncoord,nfnodes);
      for a = 1:nfnodes
        for i = 1:ncoord
          lmncoord(i,a) = coords(i,connect(nodelist(a),dloads(1,load)));
        end
        for i = 1:ndof
          lmndof(i,a) = dofs(ndof*(connect(nodelist(a),dloads(1,load))-1)+i);
        end
      end
%
%    Compute the element load vector
%
     for i = 1:ndof
       traction(i) = dloads(i+2,load);
     end

     rel = eldload(ncoord,ndof,nfnodes,ident,lmncoord,traction);
%
%    Assemble the element load vector into global vector
%
     for a = 1:nfnodes
       for i = 1:ndof
         rw = (connect(nodelist(a),dloads(1,load))-1)*ndof+i;
         r(rw) = r(rw) + rel((a-1)*ndof+i);
       end
     end

   end
end       

function print_results(outfile, ...
    nprops,materialprops,ncoord,ndof,nnode,coords, ...
    nelem,maxnodes,connect,nelnodes,elident, ...
    nfix,fixnodes,ndload,dloads,dofs)
%      Print nodal displacements, element strains && stresses:a file

fprintf(outfile,'Nodal Displacements: \n');
   if (ndof == 2) 
     fprintf(outfile,' Node      Coords         u1       u2 \n');
     for i = 1:nnode
      fprintf(outfile,'%3d %8.4f %8.4f %8.4f %8.4f\n', ...
                               i,coords(1,i),coords(2,i),dofs(2*i-1),dofs(2*i));
     end
   elseif (ndof == 3) 
     fprintf(outfile,' Node            Coords            u1       u2       u3 \n');
     for i = 1:nnode
      fprintf(outfile,'%3d %8.4f %8.4f %8.4f %8.4f %8.4f %8.4f \n', ...
                    i,coords(1,i),coords(2,i),coords(3,i),dofs(3*i-2),dofs(3*i-1),dofs(3*i));
     end
   end

   fprintf(outfile,'\n\n Strains and Stresses \n');


   lmncoord = zeros(ncoord,maxnodes);
   displacements = zeros(ndof,maxnodes);

%
%   Loop over all the elements
%
   for lmn = 1:nelem

    fprintf(outfile,' \n Element; %d ',lmn);
    if (ncoord == 2)   
    fprintf(outfile,'  \n int pt    Coords          e_11      e_22     e_12      s_11       s_22      s_12 \n');

    elseif (ncoord == 3) 
    fprintf(outfile,'\n int pt         Coords            e_11      e_22     e_33      e_12       e_13      e_23      s_11      s_22      s_33      s_12      s_13      s_23 \n');
    end
%
%   Extract coords of nodes, DOF for the current element
%
      for a = 1:nelnodes(lmn)
        for i = 1:ncoord
          lmncoord(i,a) = coords(i,connect(a,lmn));
        end
        for i = 1:ndof
          displacements(i,a) = dofs(ndof*(connect(a,lmn)-1)+i);
        end
      end
      n = nelnodes(lmn);
      ident = elident(lmn);
 
      npoints = numberofintegrationpoints(ncoord,n);
      dNdx = zeros(n,ncoord);
      dxdxi = zeros(ncoord,ncoord);
      strain = zeros(ndof,ncoord);
      xi = zeros(ncoord,1);
      x = zeros(ncoord,1);
%
%  Set up integration points 
%
      xilist = integrationpoints(ncoord,n,npoints);
%
%  Loop over the integration points
%
     for intpt = 1:npoints

%     Compute shape functions && derivatives wrt local coords
%
       for i = 1:ncoord
         xi(i) = xilist(i,intpt);
       end
       N = shapefunctions(n,ncoord,ident,xi);      
       dNdxi = shapefunctionderivs(n,ncoord,ident,xi);
%
%     Compute the coords of the integration point
%
      for i = 1:ncoord
        x(i) = 0.;
        for a = 1:n
          x(i) = x(i) + lmncoord(i,a)*N(a);
        end
      end
%
%     Compute the jacobian matrix && its determinant
%
      for i = 1:ncoord
        for j = 1:ncoord
          dxdxi(i,j) = 0.;
          for a = 1:n
            dxdxi(i,j) = dxdxi(i,j) + lmncoord(i,a)*dNdxi(a,j);
          end
        end
      end

      dxidx = inv(dxdxi);
%
%     Convert shape function derivatives:derivatives wrt global coords
%
      for a = 1:n
        for i = 1:ncoord
          dNdx(a,i) = 0.;
          for j = 1:ncoord
            dNdx(a,i) = dNdx(a,i) + dNdxi(a,j)*dxidx(j,i);
          end
        end
      end
%
%     Compute the (infinitesimal) strain by differentiating displacements
%
      for i = 1:ncoord
         for j = 1:ncoord
            strain(i,j) = 0.;
            for a = 1:n
              strain(i,j) = strain(i,j) + 0.5*(displacements(i,a)*dNdx(a,j)+displacements(j,a)*dNdx(a,i));
            end
         end
      end

      stress = materialstress(ndof,ncoord,strain,materialprops);

      if (ncoord == 2) 

      fprintf(outfile,'%5d %7.4f %7.4f %9.4f %9.4f %9.4f %9.4f %9.4f %9.4f \n', ...
        intpt,x(1),x(2),strain(1,1),strain(2,2),strain(1,2),stress(1,1),stress(2,2),stress(1,2));


      elseif (ncoord == 3) 

      fprintf(outfile,'%5d %7.4f %7.4f %7.4f %9.4f %9.4f %9.4f %9.4f %9.4f %9.4f %9.4f %9.4f %9.4f %9.4f %9.4f %9.4f \n',...
              intpt,x(1),x(2),x(3), ...
              strain(1,1),strain(2,2),strain(3,3),strain(1,2),strain(1,3),strain(2,3), ...
              stress(1,1),stress(2,2),stress(3,3),stress(1,2),stress(1,3),stress(2,3));
      end
     end
   end
end

%==============================Function read_input_file =================
 function [nprops,materialprops,ncoord,ndof,nnode,coords,nelem,maxnodes, ...
                connect,nelnodes,elident,nfix,fixnodes,ndload,dloads] = read_input_file(infile) 

 cellarray=textscan(infile,'%s');

%  Total no. material parameters, && list of parameters
%
   nprops = str2num(cellarray{1}{2});
   materialprops = zeros(nprops,1);
   cellno = 2;
   for i = 1:nprops
     cellno = cellno + 2;  
     materialprops(i) = str2num(cellarray{1}{cellno});
   end;
%
%    no. coords (1:3), no. DOF, no. nodes && nodal coordinates
%
   cellno = cellno + 2;
   ncoord = str2num(cellarray{1}{cellno});
   cellno = cellno + 2;
   ndof = str2num(cellarray{1}{cellno});
   cellno = cellno + 2;
   nnode = str2num(cellarray{1}{cellno});
 
   coords = zeros(ncoord,nnode);
   cellno = cellno + 1;
   for i = 1 : nnode
     for j = 1 : ncoord
       cellno = cellno + 1;
       coords(j,i) = str2num(cellarray{1}{cellno});
     end;
   end;
%
%    No. elements && connectivity
%
   cellno = cellno + 2;
   nelem = str2num(cellarray{1}{cellno});
   cellno = cellno + 2;
   maxnodes = str2num(cellarray{1}{cellno});
   connect = zeros(maxnodes,nelem);
   nelnodes = zeros(nelem,1);
   elident = zeros(nelem,1);
   cellno = cellno + 3;
   for i = 1 : nelem
     cellno = cellno + 1;
     elident(i) = str2num(cellarray{1}{cellno});
     cellno = cellno + 1;
     nelnodes(i) = str2num(cellarray{1}{cellno});
     for j = 1 : nelnodes(i)
       cellno = cellno + 1;
       connect(j,i) = str2num(cellarray{1}{cellno});
     end
   end
%
%    No. nodes with prescribed displacements, with the prescribed displacements
% 
   cellno = cellno + 2;
   nfix = str2num(cellarray{1}{cellno});
   cellno = cellno + 3;
   fixnodes = zeros(3,nfix);
   for i = 1 : nfix
      cellno = cellno + 1;
      fixnodes(1,i) = str2num(cellarray{1}{cellno});
      cellno = cellno + 1;
      fixnodes(2,i) = str2num(cellarray{1}{cellno});
      cellno = cellno + 1;
      fixnodes(3,i) = str2num(cellarray{1}{cellno});
   end;
%
%    No. loaded element faces, with the loads
%
    cellno = cellno + 2;
    ndload = str2num(cellarray{1}{cellno});
    cellno = cellno + 3;
    dloads = zeros(2+ndof,ndload);
    for i = 1 : ndload
       cellno = cellno + 1;
       dloads(1,i) = str2num(cellarray{1}{cellno});
       cellno = cellno + 1;
       dloads(2,i) = str2num(cellarray{1}{cellno});
       for j = 1 : ndof
         cellno = cellno + 1;
         dloads(j+2,i) = str2num(cellarray{1}{cellno});
       end;
    end;
    
 end
  function plotmesh(coords,ncoord,nnode,connect,nelem,elident,nelnodes,color)
% Function:plot a mesh.  
    f2D_3 = [1,2,3];
    f2D_4 = [1,2,3,4];
    f2D_6 = [1,4,2,5,3,6];
    f2D_8 = [1,5,2,6,3,7,4,8];
    f3D_4 = [[1,2,3];[1,4,2];[2,4,3];[3,4,1]];
    f3D_10 = [[1,5,2,6,3,7];[1,8,4,9,2,5];[2,9,4,10,3,6];[3,10,4,8,1,7]];
    f3D_8 = [[1,2,3,4];[5,8,7,6];[1,5,6,2];[2,3,7,6];[3,7,8,4];[4,8,5,1]];
    f3D_20 = [[1,9,2,10,3,11,4,12];[5,16,8,15,7,14,6,13];
              [1,17,5,13,6,18,2,9];[2,18,6,14,7,19,3,10];
              [3,19,7,15,8,20,4,11];[4,20,8,16,5,17,1,12]];
   hold on
   if (ncoord==2)  % Plot a 2D mesh
       for lmn = 1:nelem
           for i = 1:nelnodes(lmn)
               x(i,1:2) = coords(1:2,connect(i,lmn));
           end
           scatter(x(:,1),x(:,2),'MarkerFaceColor','r');
           if (nelnodes(lmn)==3) 
               patch('Vertices',x,'Faces',f2D_3,'FaceColor','none','EdgeColor',color);
           elseif (nelnodes(lmn)==4)
               patch('Vertices',x,'Faces',f2D_4,'FaceColor','none','EdgeColor',color);
           elseif (nelnodes(lmn)==6) 
               patch('Vertices',x,'Faces',f2D_6,'FaceColor','none','EdgeColor',color);
           elseif (nelnodes(lmn)==8 || nelnodes(lmn)==9)
               patch('Vertices',x,'Faces',f2D_8,'FaceColor','none','EdgeColor',color);
           end
       end
   elseif (ncoord==3) % Plot a 3D mesh
       for lmn = 1:nelem
           for i = 1:nelnodes(lmn)
               x(i,1:3) = coords(1:3,connect(i,lmn));
           end
           scatter3(x(:,1),x(:,2),x(:,3),'MarkerFaceColor','r');
           if (nelnodes(lmn)==4) 
               patch('Vertices',x,'Faces',f3D_4,'FaceColor','none','EdgeColor',color);
           elseif (nelnodes(lmn)==10)
               patch('Vertices',x,'Faces',f3D_10,'FaceColor','none','EdgeColor',color);
           elseif (nelnodes(lmn)==8) 
               patch('Vertices',x,'Faces',f3D_8,'FaceColor','none','EdgeColor',color);
           elseif (nelnodes(lmn)==20)
               patch('Vertices',x,'Faces',f3D_20,'FaceColor','none','EdgeColor',color);
           end
       end    
   end
   axis equal
   hold off
end
 
